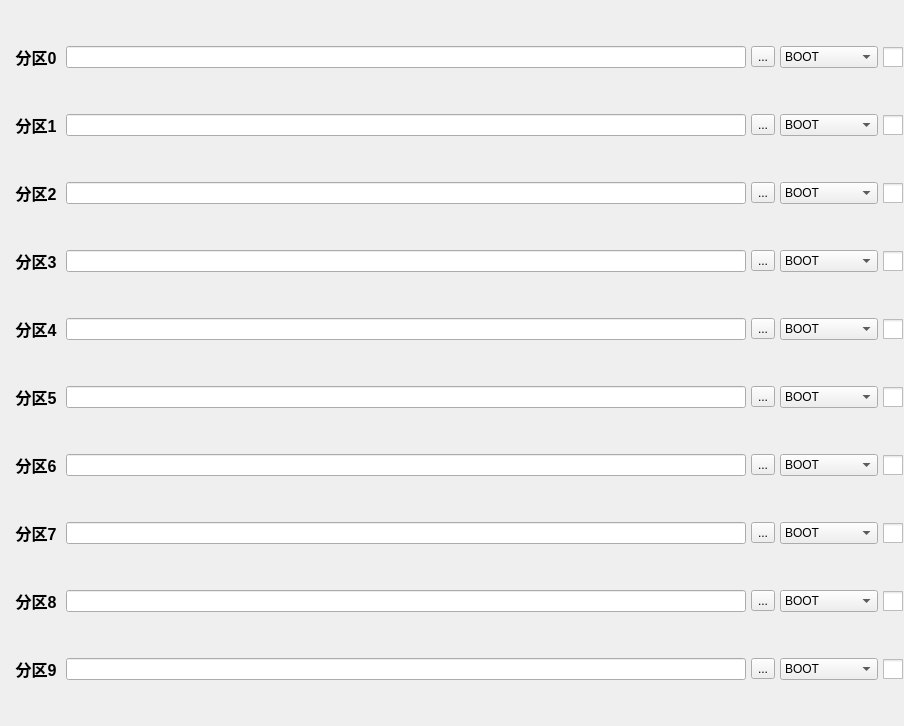
<?xml version="1.0" encoding="UTF-8"?>
<ui version="4.0">
 <class>OtaPacketLeftView</class>
 <widget class="QWidget" name="OtaPacketLeftView">
  <property name="geometry">
   <rect>
    <x>0</x>
    <y>0</y>
    <width>904</width>
    <height>726</height>
   </rect>
  </property>
  <property name="windowTitle">
   <string>Form</string>
  </property>
  <layout class="QHBoxLayout" name="horizontalLayout" stretch="7">
   <property name="topMargin">
    <number>1</number>
   </property>
   <property name="rightMargin">
    <number>1</number>
   </property>
   <property name="bottomMargin">
    <number>1</number>
   </property>
   <item>
    <layout class="QGridLayout" name="gridLayout" columnstretch="1,0,0,0,0">
     <property name="sizeConstraint">
      <enum>QLayout::SetDefaultConstraint</enum>
     </property>
     <property name="horizontalSpacing">
      <number>5</number>
     </property>
     <property name="verticalSpacing">
      <number>0</number>
     </property>
     <item row="4" column="0">
      <widget class="QLabel" name="labelPartition4">
       <property name="maximumSize">
        <size>
         <width>50</width>
         <height>16777215</height>
        </size>
       </property>
       <property name="font">
        <font>
         <pointsize>12</pointsize>
         <bold>true</bold>
        </font>
       </property>
       <property name="text">
        <string>分区4</string>
       </property>
       <property name="alignment">
        <set>Qt::AlignCenter</set>
       </property>
      </widget>
     </item>
     <item row="5" column="2">
      <widget class="QToolButton" name="toolButtonPartition5">
       <property name="text">
        <string>...</string>
       </property>
      </widget>
     </item>
     <item row="2" column="1">
      <widget class="QLineEdit" name="lineEditPartition2"/>
     </item>
     <item row="7" column="2">
      <widget class="QToolButton" name="toolButtonPartition7">
       <property name="text">
        <string>...</string>
       </property>
      </widget>
     </item>
     <item row="0" column="4">
      <widget class="QCheckBox" name="checkBoxPartition0">
       <property name="maximumSize">
        <size>
         <width>20</width>
         <height>16777215</height>
        </size>
       </property>
       <property name="styleSheet">
        <string notr="true">QCheckBox::indicator {
    width: 20px;
    height: 20px;
}</string>
       </property>
       <property name="text">
        <string/>
       </property>
      </widget>
     </item>
     <item row="5" column="1">
      <widget class="QLineEdit" name="lineEditPartition5"/>
     </item>
     <item row="1" column="3">
      <widget class="QComboBox" name="comboBoxPartition1">
       <property name="maximumSize">
        <size>
         <width>100</width>
         <height>16777215</height>
        </size>
       </property>
       <item>
        <property name="text">
         <string>BOOT</string>
        </property>
       </item>
       <item>
        <property name="text">
         <string>TAG</string>
        </property>
       </item>
       <item>
        <property name="text">
         <string>KERNEL</string>
        </property>
       </item>
       <item>
        <property name="text">
         <string>ROOTFS</string>
        </property>
       </item>
       <item>
        <property name="text">
         <string>RECOVERY</string>
        </property>
       </item>
       <item>
        <property name="text">
         <string>SYSTEM</string>
        </property>
       </item>
       <item>
        <property name="text">
         <string>CONFIG</string>
        </property>
       </item>
       <item>
        <property name="text">
         <string>MODEL</string>
        </property>
       </item>
       <item>
        <property name="text">
         <string>DATA</string>
        </property>
       </item>
      </widget>
     </item>
     <item row="2" column="0">
      <widget class="QLabel" name="labelPartition2">
       <property name="maximumSize">
        <size>
         <width>50</width>
         <height>16777215</height>
        </size>
       </property>
       <property name="font">
        <font>
         <pointsize>12</pointsize>
         <bold>true</bold>
        </font>
       </property>
       <property name="text">
        <string>分区2</string>
       </property>
       <property name="alignment">
        <set>Qt::AlignCenter</set>
       </property>
      </widget>
     </item>
     <item row="1" column="1">
      <widget class="QLineEdit" name="lineEditPartition1"/>
     </item>
     <item row="8" column="3">
      <widget class="QComboBox" name="comboBoxPartition8">
       <property name="maximumSize">
        <size>
         <width>100</width>
         <height>16777215</height>
        </size>
       </property>
       <item>
        <property name="text">
         <string>BOOT</string>
        </property>
       </item>
       <item>
        <property name="text">
         <string>TAG</string>
        </property>
       </item>
       <item>
        <property name="text">
         <string>KERNEL</string>
        </property>
       </item>
       <item>
        <property name="text">
         <string>ROOTFS</string>
        </property>
       </item>
       <item>
        <property name="text">
         <string>RECOVERY</string>
        </property>
       </item>
       <item>
        <property name="text">
         <string>SYSTEM</string>
        </property>
       </item>
       <item>
        <property name="text">
         <string>CONFIG</string>
        </property>
       </item>
       <item>
        <property name="text">
         <string>MODEL</string>
        </property>
       </item>
       <item>
        <property name="text">
         <string>DATA</string>
        </property>
       </item>
      </widget>
     </item>
     <item row="4" column="4">
      <widget class="QCheckBox" name="checkBoxPartition4">
       <property name="maximumSize">
        <size>
         <width>20</width>
         <height>16777215</height>
        </size>
       </property>
       <property name="styleSheet">
        <string notr="true">QCheckBox::indicator {
    width: 20px;
    height: 20px;
}</string>
       </property>
       <property name="text">
        <string/>
       </property>
      </widget>
     </item>
     <item row="0" column="1">
      <widget class="QLineEdit" name="lineEditPartition0"/>
     </item>
     <item row="1" column="2">
      <widget class="QToolButton" name="toolButtonPartition1">
       <property name="text">
        <string>...</string>
       </property>
      </widget>
     </item>
     <item row="4" column="3">
      <widget class="QComboBox" name="comboBoxPartition4">
       <property name="maximumSize">
        <size>
         <width>100</width>
         <height>16777215</height>
        </size>
       </property>
       <item>
        <property name="text">
         <string>BOOT</string>
        </property>
       </item>
       <item>
        <property name="text">
         <string>TAG</string>
        </property>
       </item>
       <item>
        <property name="text">
         <string>KERNEL</string>
        </property>
       </item>
       <item>
        <property name="text">
         <string>ROOTFS</string>
        </property>
       </item>
       <item>
        <property name="text">
         <string>RECOVERY</string>
        </property>
       </item>
       <item>
        <property name="text">
         <string>SYSTEM</string>
        </property>
       </item>
       <item>
        <property name="text">
         <string>CONFIG</string>
        </property>
       </item>
       <item>
        <property name="text">
         <string>MODEL</string>
        </property>
       </item>
       <item>
        <property name="text">
         <string>DATA</string>
        </property>
       </item>
      </widget>
     </item>
     <item row="8" column="4">
      <widget class="QCheckBox" name="checkBoxPartition8">
       <property name="maximumSize">
        <size>
         <width>20</width>
         <height>16777215</height>
        </size>
       </property>
       <property name="styleSheet">
        <string notr="true">QCheckBox::indicator {
    width: 20px;
    height: 20px;
}</string>
       </property>
       <property name="text">
        <string/>
       </property>
      </widget>
     </item>
     <item row="9" column="1">
      <widget class="QLineEdit" name="lineEditPartition9"/>
     </item>
     <item row="9" column="2">
      <widget class="QToolButton" name="toolButtonPartition9">
       <property name="text">
        <string>...</string>
       </property>
      </widget>
     </item>
     <item row="1" column="4">
      <widget class="QCheckBox" name="checkBoxPartition1">
       <property name="maximumSize">
        <size>
         <width>20</width>
         <height>16777215</height>
        </size>
       </property>
       <property name="styleSheet">
        <string notr="true">QCheckBox::indicator {
    width: 20px;
    height: 20px;
}</string>
       </property>
       <property name="text">
        <string/>
       </property>
      </widget>
     </item>
     <item row="3" column="1">
      <widget class="QLineEdit" name="lineEditPartition3"/>
     </item>
     <item row="4" column="2">
      <widget class="QToolButton" name="toolButtonPartition4">
       <property name="text">
        <string>...</string>
       </property>
      </widget>
     </item>
     <item row="1" column="0">
      <widget class="QLabel" name="labelPartition1">
       <property name="maximumSize">
        <size>
         <width>50</width>
         <height>16777215</height>
        </size>
       </property>
       <property name="font">
        <font>
         <pointsize>12</pointsize>
         <bold>true</bold>
        </font>
       </property>
       <property name="text">
        <string>分区1</string>
       </property>
       <property name="alignment">
        <set>Qt::AlignCenter</set>
       </property>
      </widget>
     </item>
     <item row="9" column="4">
      <widget class="QCheckBox" name="checkBoxPartition9">
       <property name="maximumSize">
        <size>
         <width>20</width>
         <height>16777215</height>
        </size>
       </property>
       <property name="styleSheet">
        <string notr="true">QCheckBox::indicator {
    width: 20px;
    height: 20px;
}</string>
       </property>
       <property name="text">
        <string/>
       </property>
      </widget>
     </item>
     <item row="7" column="0">
      <widget class="QLabel" name="labelPartition7">
       <property name="maximumSize">
        <size>
         <width>50</width>
         <height>16777215</height>
        </size>
       </property>
       <property name="font">
        <font>
         <pointsize>12</pointsize>
         <bold>true</bold>
        </font>
       </property>
       <property name="text">
        <string>分区7</string>
       </property>
       <property name="alignment">
        <set>Qt::AlignCenter</set>
       </property>
      </widget>
     </item>
     <item row="6" column="2">
      <widget class="QToolButton" name="toolButtonPartition6">
       <property name="text">
        <string>...</string>
       </property>
      </widget>
     </item>
     <item row="2" column="4">
      <widget class="QCheckBox" name="checkBoxPartition2">
       <property name="maximumSize">
        <size>
         <width>20</width>
         <height>16777215</height>
        </size>
       </property>
       <property name="styleSheet">
        <string notr="true">QCheckBox::indicator {
    width: 20px;
    height: 20px;
}</string>
       </property>
       <property name="text">
        <string/>
       </property>
      </widget>
     </item>
     <item row="8" column="2">
      <widget class="QToolButton" name="toolButtonPartition8">
       <property name="text">
        <string>...</string>
       </property>
      </widget>
     </item>
     <item row="2" column="3">
      <widget class="QComboBox" name="comboBoxPartition2">
       <property name="maximumSize">
        <size>
         <width>100</width>
         <height>16777215</height>
        </size>
       </property>
       <item>
        <property name="text">
         <string>BOOT</string>
        </property>
       </item>
       <item>
        <property name="text">
         <string>TAG</string>
        </property>
       </item>
       <item>
        <property name="text">
         <string>KERNEL</string>
        </property>
       </item>
       <item>
        <property name="text">
         <string>ROOTFS</string>
        </property>
       </item>
       <item>
        <property name="text">
         <string>RECOVERY</string>
        </property>
       </item>
       <item>
        <property name="text">
         <string>SYSTEM</string>
        </property>
       </item>
       <item>
        <property name="text">
         <string>CONFIG</string>
        </property>
       </item>
       <item>
        <property name="text">
         <string>MODEL</string>
        </property>
       </item>
       <item>
        <property name="text">
         <string>DATA</string>
        </property>
       </item>
      </widget>
     </item>
     <item row="8" column="0">
      <widget class="QLabel" name="labelPartition8">
       <property name="maximumSize">
        <size>
         <width>50</width>
         <height>16777215</height>
        </size>
       </property>
       <property name="font">
        <font>
         <pointsize>12</pointsize>
         <bold>true</bold>
        </font>
       </property>
       <property name="text">
        <string>分区8</string>
       </property>
       <property name="alignment">
        <set>Qt::AlignCenter</set>
       </property>
      </widget>
     </item>
     <item row="3" column="4">
      <widget class="QCheckBox" name="checkBoxPartition3">
       <property name="minimumSize">
        <size>
         <width>0</width>
         <height>0</height>
        </size>
       </property>
       <property name="maximumSize">
        <size>
         <width>20</width>
         <height>16777215</height>
        </size>
       </property>
       <property name="styleSheet">
        <string notr="true">QCheckBox::indicator {
    width: 20px;
    height: 20px;
}</string>
       </property>
       <property name="text">
        <string/>
       </property>
       <property name="iconSize">
        <size>
         <width>14</width>
         <height>14</height>
        </size>
       </property>
      </widget>
     </item>
     <item row="5" column="0">
      <widget class="QLabel" name="labelPartition5">
       <property name="maximumSize">
        <size>
         <width>50</width>
         <height>16777215</height>
        </size>
       </property>
       <property name="font">
        <font>
         <pointsize>12</pointsize>
         <bold>true</bold>
        </font>
       </property>
       <property name="text">
        <string>分区5</string>
       </property>
       <property name="alignment">
        <set>Qt::AlignCenter</set>
       </property>
      </widget>
     </item>
     <item row="0" column="3">
      <widget class="QComboBox" name="comboBoxPartition0">
       <property name="maximumSize">
        <size>
         <width>100</width>
         <height>16777215</height>
        </size>
       </property>
       <item>
        <property name="text">
         <string>BOOT</string>
        </property>
       </item>
       <item>
        <property name="text">
         <string>TAG</string>
        </property>
       </item>
       <item>
        <property name="text">
         <string>KERNEL</string>
        </property>
       </item>
       <item>
        <property name="text">
         <string>ROOTFS</string>
        </property>
       </item>
       <item>
        <property name="text">
         <string>RECOVERY</string>
        </property>
       </item>
       <item>
        <property name="text">
         <string>SYSTEM</string>
        </property>
       </item>
       <item>
        <property name="text">
         <string>CONFIG</string>
        </property>
       </item>
       <item>
        <property name="text">
         <string>MODEL</string>
        </property>
       </item>
       <item>
        <property name="text">
         <string>DATA</string>
        </property>
       </item>
      </widget>
     </item>
     <item row="6" column="0">
      <widget class="QLabel" name="labelPartition6">
       <property name="maximumSize">
        <size>
         <width>50</width>
         <height>16777215</height>
        </size>
       </property>
       <property name="font">
        <font>
         <pointsize>12</pointsize>
         <bold>true</bold>
        </font>
       </property>
       <property name="text">
        <string>分区6</string>
       </property>
       <property name="alignment">
        <set>Qt::AlignCenter</set>
       </property>
      </widget>
     </item>
     <item row="5" column="3">
      <widget class="QComboBox" name="comboBoxPartition5">
       <property name="maximumSize">
        <size>
         <width>100</width>
         <height>16777215</height>
        </size>
       </property>
       <item>
        <property name="text">
         <string>BOOT</string>
        </property>
       </item>
       <item>
        <property name="text">
         <string>TAG</string>
        </property>
       </item>
       <item>
        <property name="text">
         <string>KERNEL</string>
        </property>
       </item>
       <item>
        <property name="text">
         <string>ROOTFS</string>
        </property>
       </item>
       <item>
        <property name="text">
         <string>RECOVERY</string>
        </property>
       </item>
       <item>
        <property name="text">
         <string>SYSTEM</string>
        </property>
       </item>
       <item>
        <property name="text">
         <string>CONFIG</string>
        </property>
       </item>
       <item>
        <property name="text">
         <string>MODEL</string>
        </property>
       </item>
       <item>
        <property name="text">
         <string>DATA</string>
        </property>
       </item>
      </widget>
     </item>
     <item row="5" column="4">
      <widget class="QCheckBox" name="checkBoxPartition5">
       <property name="maximumSize">
        <size>
         <width>20</width>
         <height>16777215</height>
        </size>
       </property>
       <property name="styleSheet">
        <string notr="true">QCheckBox::indicator {
    width: 20px;
    height: 20px;
}</string>
       </property>
       <property name="text">
        <string/>
       </property>
      </widget>
     </item>
     <item row="7" column="4">
      <widget class="QCheckBox" name="checkBoxPartition7">
       <property name="maximumSize">
        <size>
         <width>20</width>
         <height>16777215</height>
        </size>
       </property>
       <property name="styleSheet">
        <string notr="true">QCheckBox::indicator {
    width: 20px;
    height: 20px;
}</string>
       </property>
       <property name="text">
        <string/>
       </property>
       <property name="checkable">
        <bool>true</bool>
       </property>
      </widget>
     </item>
     <item row="3" column="0">
      <widget class="QLabel" name="labelPartition3">
       <property name="maximumSize">
        <size>
         <width>50</width>
         <height>16777215</height>
        </size>
       </property>
       <property name="font">
        <font>
         <pointsize>12</pointsize>
         <bold>true</bold>
        </font>
       </property>
       <property name="text">
        <string>分区3</string>
       </property>
       <property name="alignment">
        <set>Qt::AlignCenter</set>
       </property>
      </widget>
     </item>
     <item row="4" column="1">
      <widget class="QLineEdit" name="lineEditPartition4"/>
     </item>
     <item row="0" column="2">
      <widget class="QToolButton" name="toolButtonPartition0">
       <property name="text">
        <string>...</string>
       </property>
      </widget>
     </item>
     <item row="9" column="0">
      <widget class="QLabel" name="labelPartition9">
       <property name="maximumSize">
        <size>
         <width>50</width>
         <height>16777215</height>
        </size>
       </property>
       <property name="font">
        <font>
         <pointsize>12</pointsize>
         <bold>true</bold>
        </font>
       </property>
       <property name="text">
        <string>分区9</string>
       </property>
       <property name="alignment">
        <set>Qt::AlignCenter</set>
       </property>
      </widget>
     </item>
     <item row="6" column="1">
      <widget class="QLineEdit" name="lineEditPartition6"/>
     </item>
     <item row="6" column="3">
      <widget class="QComboBox" name="comboBoxPartition6">
       <property name="maximumSize">
        <size>
         <width>100</width>
         <height>16777215</height>
        </size>
       </property>
       <item>
        <property name="text">
         <string>BOOT</string>
        </property>
       </item>
       <item>
        <property name="text">
         <string>TAG</string>
        </property>
       </item>
       <item>
        <property name="text">
         <string>KERNEL</string>
        </property>
       </item>
       <item>
        <property name="text">
         <string>ROOTFS</string>
        </property>
       </item>
       <item>
        <property name="text">
         <string>RECOVERY</string>
        </property>
       </item>
       <item>
        <property name="text">
         <string>SYSTEM</string>
        </property>
       </item>
       <item>
        <property name="text">
         <string>CONFIG</string>
        </property>
       </item>
       <item>
        <property name="text">
         <string>MODEL</string>
        </property>
       </item>
       <item>
        <property name="text">
         <string>DATA</string>
        </property>
       </item>
      </widget>
     </item>
     <item row="3" column="3">
      <widget class="QComboBox" name="comboBoxPartition3">
       <property name="maximumSize">
        <size>
         <width>100</width>
         <height>16777215</height>
        </size>
       </property>
       <item>
        <property name="text">
         <string>BOOT</string>
        </property>
       </item>
       <item>
        <property name="text">
         <string>TAG</string>
        </property>
       </item>
       <item>
        <property name="text">
         <string>KERNEL</string>
        </property>
       </item>
       <item>
        <property name="text">
         <string>ROOTFS</string>
        </property>
       </item>
       <item>
        <property name="text">
         <string>RECOVERY</string>
        </property>
       </item>
       <item>
        <property name="text">
         <string>SYSTEM</string>
        </property>
       </item>
       <item>
        <property name="text">
         <string>CONFIG</string>
        </property>
       </item>
       <item>
        <property name="text">
         <string>MODEL</string>
        </property>
       </item>
       <item>
        <property name="text">
         <string>DATA</string>
        </property>
       </item>
      </widget>
     </item>
     <item row="9" column="3">
      <widget class="QComboBox" name="comboBoxPartition9">
       <property name="maximumSize">
        <size>
         <width>100</width>
         <height>16777215</height>
        </size>
       </property>
       <item>
        <property name="text">
         <string>BOOT</string>
        </property>
       </item>
       <item>
        <property name="text">
         <string>TAG</string>
        </property>
       </item>
       <item>
        <property name="text">
         <string>KERNEL</string>
        </property>
       </item>
       <item>
        <property name="text">
         <string>ROOTFS</string>
        </property>
       </item>
       <item>
        <property name="text">
         <string>RECOVERY</string>
        </property>
       </item>
       <item>
        <property name="text">
         <string>SYSTEM</string>
        </property>
       </item>
       <item>
        <property name="text">
         <string>CONFIG</string>
        </property>
       </item>
       <item>
        <property name="text">
         <string>MODEL</string>
        </property>
       </item>
       <item>
        <property name="text">
         <string>DATA</string>
        </property>
       </item>
      </widget>
     </item>
     <item row="6" column="4">
      <widget class="QCheckBox" name="checkBoxPartition6">
       <property name="maximumSize">
        <size>
         <width>20</width>
         <height>16777215</height>
        </size>
       </property>
       <property name="styleSheet">
        <string notr="true">QCheckBox::indicator {
    width: 20px;
    height: 20px;
}</string>
       </property>
       <property name="text">
        <string/>
       </property>
      </widget>
     </item>
     <item row="7" column="1">
      <widget class="QLineEdit" name="lineEditPartition7"/>
     </item>
     <item row="3" column="2">
      <widget class="QToolButton" name="toolButtonPartition3">
       <property name="text">
        <string>...</string>
       </property>
      </widget>
     </item>
     <item row="7" column="3">
      <widget class="QComboBox" name="comboBoxPartition7">
       <property name="maximumSize">
        <size>
         <width>100</width>
         <height>16777215</height>
        </size>
       </property>
       <item>
        <property name="text">
         <string>BOOT</string>
        </property>
       </item>
       <item>
        <property name="text">
         <string>TAG</string>
        </property>
       </item>
       <item>
        <property name="text">
         <string>KERNEL</string>
        </property>
       </item>
       <item>
        <property name="text">
         <string>ROOTFS</string>
        </property>
       </item>
       <item>
        <property name="text">
         <string>RECOVERY</string>
        </property>
       </item>
       <item>
        <property name="text">
         <string>SYSTEM</string>
        </property>
       </item>
       <item>
        <property name="text">
         <string>CONFIG</string>
        </property>
       </item>
       <item>
        <property name="text">
         <string>MODEL</string>
        </property>
       </item>
       <item>
        <property name="text">
         <string>DATA</string>
        </property>
       </item>
      </widget>
     </item>
     <item row="2" column="2">
      <widget class="QToolButton" name="toolButtonPartition2">
       <property name="text">
        <string>...</string>
       </property>
      </widget>
     </item>
     <item row="0" column="0">
      <widget class="QLabel" name="labelPartition0">
       <property name="maximumSize">
        <size>
         <width>50</width>
         <height>16777215</height>
        </size>
       </property>
       <property name="font">
        <font>
         <pointsize>12</pointsize>
         <bold>true</bold>
        </font>
       </property>
       <property name="cursor">
        <cursorShape>ArrowCursor</cursorShape>
       </property>
       <property name="text">
        <string>分区0</string>
       </property>
       <property name="scaledContents">
        <bool>false</bool>
       </property>
       <property name="alignment">
        <set>Qt::AlignCenter</set>
       </property>
      </widget>
     </item>
     <item row="8" column="1">
      <widget class="QLineEdit" name="lineEditPartition8"/>
     </item>
    </layout>
   </item>
  </layout>
 </widget>
 <resources/>
 <connections/>
</ui>
